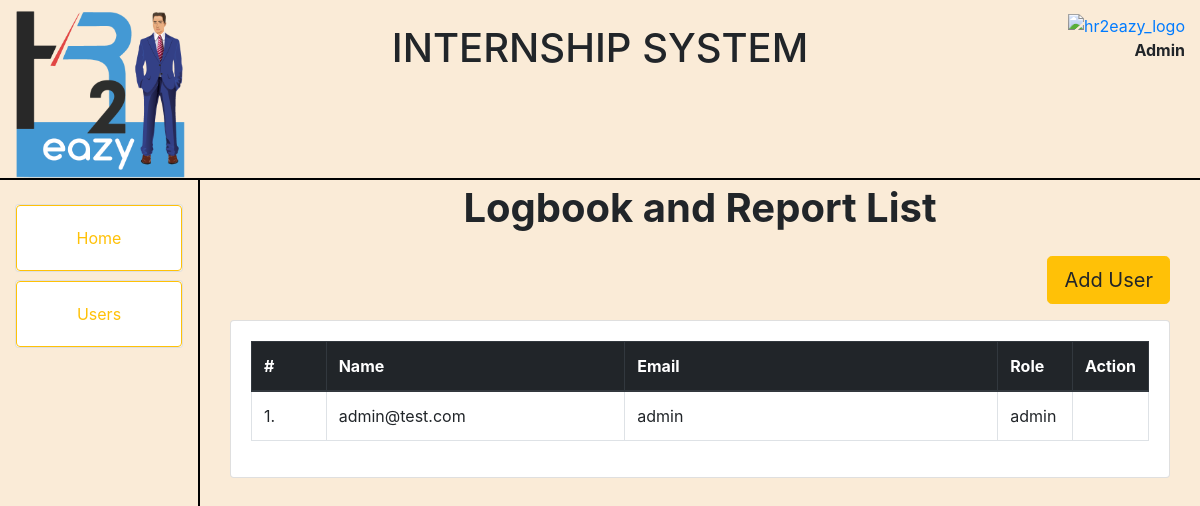
Page /users_page.php (signed in) on the committed database.
### tables this page shows
CREATE TABLE `users` (
  `id` int(11) NOT NULL,
  `username` varchar(100) NOT NULL,
  `email` varchar(100) NOT NULL,
  `password` longtext NOT NULL,
  `role_id` int(11) NOT NULL,
  `resume` longtext DEFAULT NULL,
  `created_at` timestamp NOT NULL DEFAULT current_timestamp(),
  `updated_at` timestamp NULL DEFAULT current_timestamp() ON UPDATE current_timestamp()
);

CREATE TABLE `roles` (
  `id` int(11) NOT NULL,
  `code` varchar(100) NOT NULL,
  `name` varchar(100) NOT NULL
);

### users_page.php (the view, shortened to what this page needs)
<?php
require 'config.php';
if (!isset($_SESSION["loggedin"]) || $_SESSION["loggedin"] !== true) {
    header("location: login.php");
    exit;
} else {
    if ($link !== false) {
        $sql_users = "SELECT * FROM users";
        $result_users = $link->query($sql_users);
        $users = [];
        while ($row = $result_users->fetch_assoc()) {
            $users[] = [
                "id" => $row["id"],
                "email" => $row["email"],
                "username" => $row["username"],
                "role_id" => $row["role_id"],
                "role" => []
            ];
        }
        foreach ($users as $key => $user) {
            $sql_roles = "SELECT * FROM roles WHERE id = ".$user['role_id'] . " LIMIT 1";
            $result_roles = $link->query($sql_roles);
            while ($row = $result_roles->fetch_assoc()) {
                $users[$key]['role'] = [
                    "id" => $row["id"],
                    "code" => $row["code"],
                    "name" => $row["name"]
                ];
            }
        }
    }
}
?>
<!DOCTYPE html>
<html lang="en">
<head>
    <link rel="stylesheet" href="https://cdn.jsdelivr.net/npm/bootstrap@4.0.0/dist/css/bootstrap.min.css">
</head>
<body>
    <div class="container-fluid" style="height: 100%;">
    <div class="row mt-2" style="border-bottom: 2px solid #000000;">
    <div class="col-2">
        <img src="img/hr2eazy.png" alt="hr2eazy_logo" style="width: 100%;">
    </div>
    <div class="col-8">
        <h1 class="text-center mt-3">INTERNSHIP SYSTEM</h1>
    </div>
    <div class="col-2 text-right">
    <div class="dropdown mt-1">
        <a href="#" id="user-icon" data-toggle="dropdown" aria-haspopup="true" aria-expanded="false">
        <img src="img/avatar.png" alt="hr2eazy_logo" style="width: 30%;">
        </a>
    </div>
    <span class="text-right"><b><?php echo $_SESSION["role"]["name"] ?></b></span>
    </div>
    </div>
    <div class="row" style="height: 100%;">
    <div class="col-2 py-4" style="border-right: 2px solid #000000;">
        <ul class="no-bullets">
        <li>
    <div class="card">
        <a href="home.php" class="card-body btn btn-outline-warning">
             Home
        </a>
    </div>
        </li>
        <?php if ($_SESSION['role']['code'] === 'admin') { ?>
        <li class="mt-2">
    <div class="card">
        <a href="users_page.php" class="card-body btn btn-outline-warning">
             Users
        </a>
    </div>
        </li>
        <?php } ?>
         </ul>
        </div>
    <div class="col-10">
    <div class="d-flex justify-content-center mt-1">
            <h1>
                <b>Logbook and Report List</b>
            </h1>
    </div>
    <div class="d-flex mt-3">
    <div class="col-md-12 text-right">
        <button class="btn btn-lg btn-warning" data-toggle="modal" data-target="#addUser">Add User</button>
    </div>
    </div>
            <div class="d-flex mt-3">
            <div class="col-md-12">
            <div class="card">
            <div class="card-body">
                <table class="table table-bordered">
                <thead class="thead-dark">
                    <tr>
                    <th class="col-1">#</th>
                    <th class="col-4">Name</th>
                    <th class="col-5">Email</th>
                    <th class="col-1">Role</th>
                    <th class="col-1">Action</th>
                    </tr>
                </thead>
                <tbody>
                <?php $x = 0; ?>
                <?php foreach ($users as $key => $user) { ?>
                    <tr>
                        <td><?php echo ++$x; ?>.</td>
                    <td><?php echo $user['email']; ?></td>
                <td><?php echo $user['username']; ?></td>
                    <td><?php echo $user['role']['code']; ?></td>
                        <td>
                     </td>
                     </tr>
                <?php } ?>
                    </tbody>
                    </table>
        </div>
        </div>
        </div>
        </div>
        </div>
        </div>
    </div>
</body>
</html>

### users_page.php (style rules this page uses)
html, body { height: 100%; }
ul.no-bullets { list-style-type: none; padding: 0; margin: 0; }
body { background-color: #FAEBD7; }

### rows in the picture
users: email "admin@test.com", username "admin", role.code "admin"

### other values in the picture
$_SESSION["role"]["name"] "Admin"
